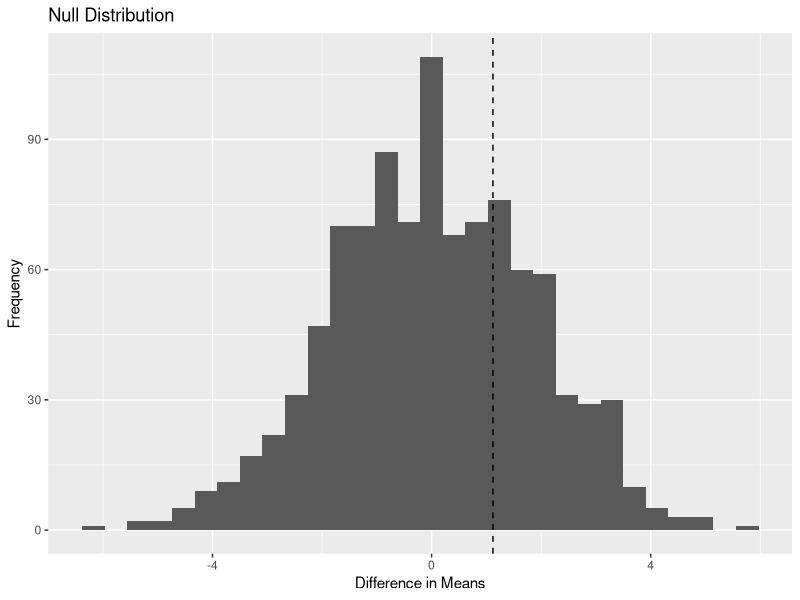

Write R code to recreate this figure.
## ---- chunk 1
library(tidyverse)

set.seed(123)

group <- rep(c("Control", "Intervention"), each = 50)
outcome <- rnorm(100, mean = 50, sd = 10)

df <- tibble(group, outcome)

df
## ---- chunk 2
obs_diff <- df |>
  group_by(group) |>
  summarise(mean_val = mean(outcome)) |>
  summarise(diff = diff(mean_val)) |>
  pull(diff)

obs_diff
## ---- chunk 3
set.seed(123)

null_dist <- replicate(1000, {
  shuffled <- df |>
    mutate(group = sample(group))

  shuffled |>
    group_by(group) |>
    summarise(mean_val = mean(outcome)) |>
    summarise(diff = diff(mean_val)) |>
    pull(diff)
})

null_df <- tibble(diff = null_dist)
## ---- chunk 4
ggplot(null_df, aes(x = diff)) +
  geom_histogram(bins = 30) +
  geom_vline(xintercept = obs_diff, linetype = "dashed") +
  labs(
    title = "Null Distribution",
    x = "Difference in Means",
    y = "Frequency"
  )
## ---- chunk 5
p_value <- mean(abs(null_df$diff) >= abs(obs_diff))
p_value
